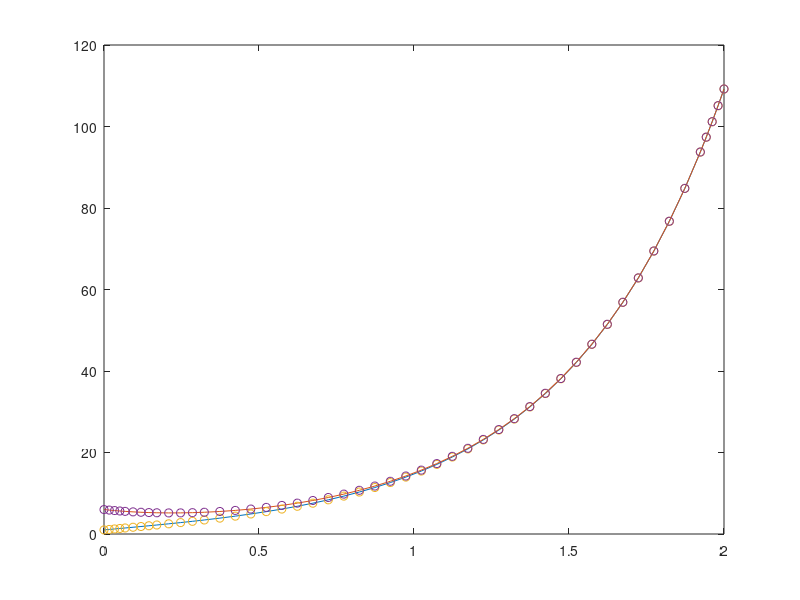

Here is the MATLAB script that generated this plot:
clc;clear;close all force;

A = [ 1 1
    4 -2];
[V,D] = eig(A);
if(det(V)~=0)
    disp('os autovetores sao LI')
    disp('portanto,diagonalizam A')
end
P=V;
P\A*P;

y0=[1;6];
u0=P\y0;
lambda = diag(D);
u = @(t) u0.*exp(lambda*t);
y = @(t) P*u(t); %sol procurada

tspan = [0 2];
f= @(t,y) A*y;
[T,Y] = ode45(f,tspan,y0);
figure
plot(T,y(T.'),T,Y,'o');